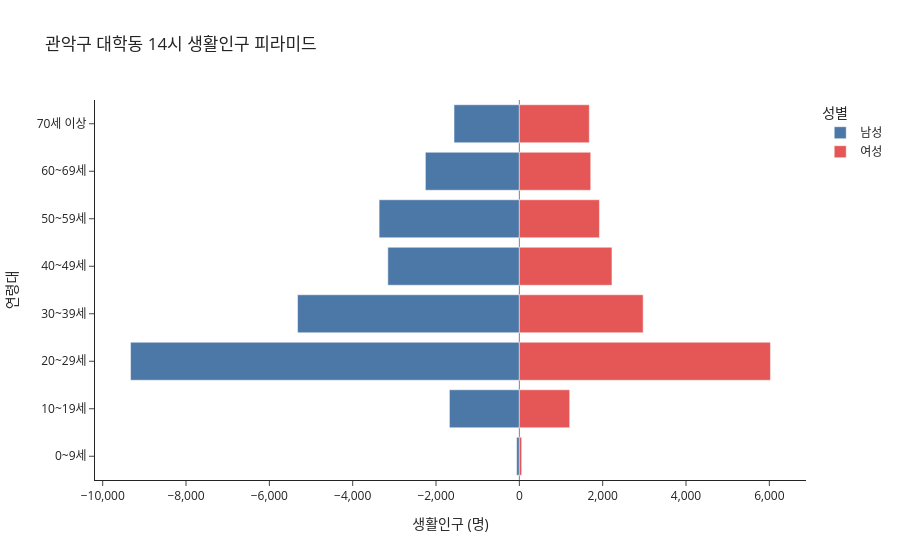

The notebook cell saved with this chart:
### Code cell
# 서울대학교가 있는 관악구 대학동, 오후 2시 생활인구 피라미드 : 20대의 비중이 가장 높음

fig = plot_population_pyramid(
    SPOP_2025_ADM_age_mid,
    gu_name='관악구',
    dong_name='대학동',
    hour=14
)

fig.show()
fig.write_html("html/2_4.html")

### Figure 1 — Plotly figure (JSON) as saved in the notebook; plotly's stock layout.template omitted (floating-point values rounded to 4 significant figures)
{"data": [{"hovertemplate": "성별=남성<br>생활인구 (명)=%{x}<br>연령대=%{y}<extra></extra>", "legendgroup": "남성", "marker": {"color": "#4C78A8", "pattern": {"shape": ""}}, "name": "남성", "orientation": "h", "showlegend": true, "textposition": "auto", "type": "bar", "x": [-65.77, -1678.0, -9332.0, -5323.0, -3157.0, -3366.0, -2255.0, -1568.0], "xaxis": "x", "y": ["0~9세", "10~19세", "20~29세", "30~39세", "40~49세", "50~59세", "60~69세", "70세 이상"], "yaxis": "y"}, {"hovertemplate": "성별=여성<br>생활인구 (명)=%{x}<br>연령대=%{y}<extra></extra>", "legendgroup": "여성", "marker": {"color": "#E45756", "pattern": {"shape": ""}}, "name": "여성", "orientation": "h", "showlegend": true, "textposition": "auto", "type": "bar", "x": [55.38, 1208.0, 6027.0, 2971.0, 2222.0, 1922.0, 1713.0, 1679.0], "xaxis": "x", "y": ["0~9세", "10~19세", "20~29세", "30~39세", "40~49세", "50~59세", "60~69세", "70세 이상"], "yaxis": "y"}], "layout": {"barmode": "relative", "legend": {"title": {"text": "성별"}, "tracegroupgap": 0}, "title": {"text": "관악구 대학동 14시 생활인구 피라미드"}, "xaxis": {"anchor": "y", "domain": [0, 1], "tickformat": ",.0f", "title": {"text": "생활인구 (명)"}, "zeroline": true, "zerolinecolor": "gray"}, "yaxis": {"anchor": "x", "categoryarray": ["0~9세", "10~19세", "20~29세", "30~39세", "40~49세", "50~59세", "60~69세", "70세 이상"], "categoryorder": "array", "domain": [0, 1], "title": {"text": "연령대"}}}}
